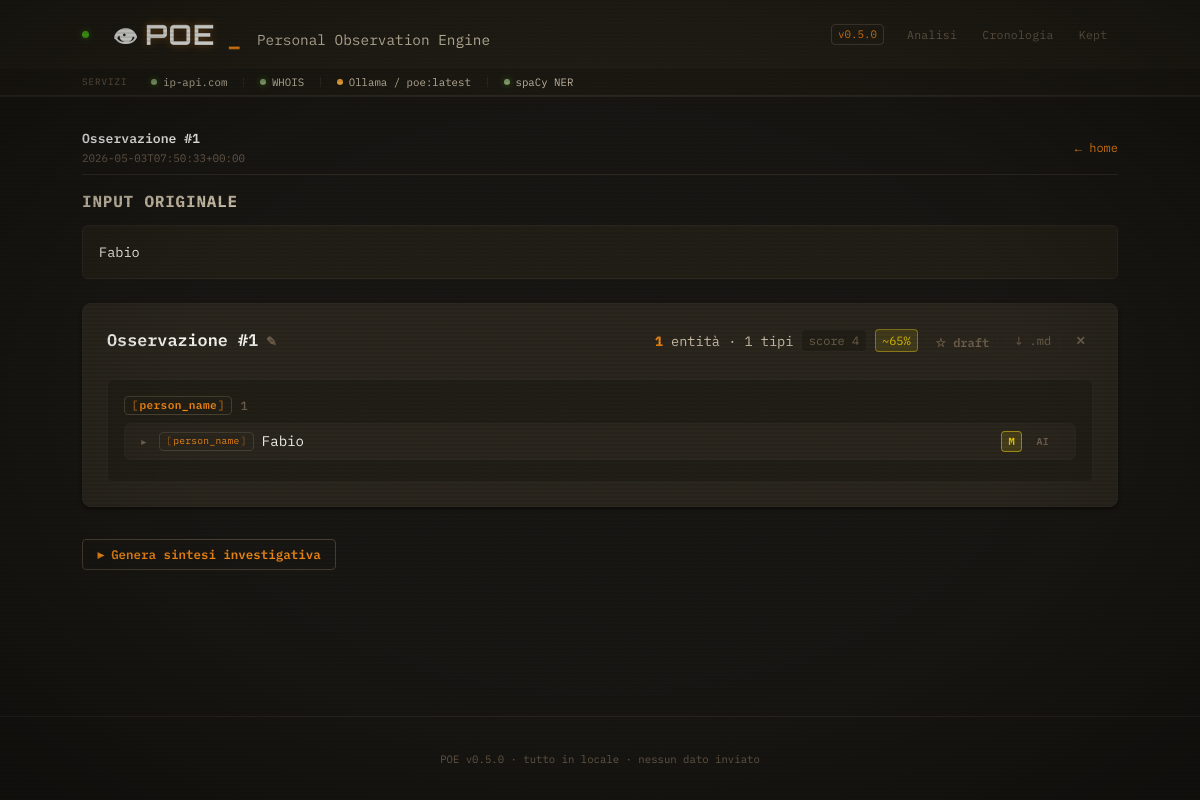
Screenshot of /e/1 with the database file from the repository.
### tables this page shows
CREATE TABLE observations (
                id             INTEGER PRIMARY KEY AUTOINCREMENT,
                timestamp      TEXT NOT NULL,
                raw_input      TEXT NOT NULL,
                entities_json  TEXT NOT NULL
            , kept INTEGER NOT NULL DEFAULT 0, label TEXT, synthesis_text TEXT, synthesis_model TEXT, enrichment_json TEXT);

### app/main.py (the view)
@app.get("/e/{observation_id}", response_class=HTMLResponse)
def detail(request: Request, observation_id: int):
    obs = get_by_id(observation_id)
    if obs is None:
        raise HTTPException(status_code=404, detail="Osservazione non trovata")
    entity_dicts = obs["entities"]
    return templates.TemplateResponse(
        request,
        "detail.html",
        {
            "observation": obs,
            "grouped_entities": group_by_type(entity_dicts),
            "total": len(entity_dicts),
            "score": compute_score(entity_dicts),
            "accuracy": compute_accuracy(entity_dicts),
            "kept": obs.get("kept", False),
            "label": obs.get("label"),
        },
    )

### app/templates/detail.html (shortened to what this page needs)
{% extends "base.html" %}
{% import "_macros.html" as m %}
{% block content %}
<div style="display:flex;align-items:center;justify-content:space-between;margin-bottom:var(--sp-md);padding-bottom:var(--sp-sm);border-bottom:1px solid var(--color-border-subtle);">
    <div>
        <p style="font-family:var(--font-mono);font-size:0.82rem;color:var(--color-text-primary);font-weight:600;margin:0;">
            {{ observation.label if observation.label else 'Osservazione #' ~ observation.id }}
        </p>
        <p style="font-family:var(--font-mono);font-size:0.68rem;color:var(--color-text-muted);margin:0.1rem 0 0;">
            {{ observation.timestamp }}
        </p>
    </div>
    <a href="/" class="back-link" style="font-size:0.75rem;">&#8592; home</a>
</div>
<section class="original-input" aria-labelledby="input-heading">
    <h2 id="input-heading">Input originale</h2>
    <pre>{{ observation.raw_input }}</pre>
</section>
<section aria-labelledby="entities-heading">
    {{ m.render_entities(grouped_entities, observation.id, total, score=score, accuracy=accuracy, kept=kept, label=label, show_export=true) }}
</section>
<section id="synthesis-panel" style="margin-top:var(--sp-xl);">
  {% if observation.synthesis_text %}
    <div class="synthesis-panel-v5">
      <div class="synthesis-header">
        <span class="synthesis-title">&#9656; Sintesi Intelligence</span>
        <span class="synthesis-model">{{ observation.synthesis_model or 'poe:latest' }}</span>
      </div>
      <div class="synthesis-body">{{ observation.synthesis_text }}</div>
    </div>
  {% else %}
    <div style="display:flex;align-items:center;gap:var(--sp-md);">
      <button
        hx-post="/e/{{ observation.id }}/synthesis"
        hx-target="#synthesis-panel"
        hx-swap="outerHTML"
        hx-indicator="#synth-spinner"
        style="background:transparent;color:var(--color-accent-primary);border:1px solid var(--color-border-strong);padding:0.4rem 0.9rem;font-family:var(--font-mono);font-size:0.78rem;border-radius:var(--radius-sm);cursor:pointer;">
        &#9656; Genera sintesi investigativa
      </button>
    </div>
  {% endif %}
</section>
{% endblock %}

### app/templates/base.html (shortened to what this page needs)
<!DOCTYPE html>
<html lang="it">
<head>
    <link rel="stylesheet" href="/static/style.css?v=0.5.1">
</head>
<body>
    <header class="site-header">
        <div class="header-top">
            <div class="brand">
                <a href="/" class="brand-link">
                    <span class="brand-eye" aria-hidden="true">👁</span>
                    <span class="brand-name">POE</span>
                </a>
                <span class="brand-subtitle">Personal Observation Engine</span>
            </div>
            <div style="display:flex;align-items:center;gap:0.75rem;flex-wrap:wrap;">
                <span class="version-badge">v0.5.0</span>
                <nav class="header-nav" aria-label="Navigazione principale">
                    <a href="/" class="nav-link {% block nav_analisi %}{% endblock %}">Analisi</a>
                    <a href="/?view=all" class="nav-link {% block nav_cronologia %}{% endblock %}">Cronologia</a>
                    <a href="/?view=kept" class="nav-link {% block nav_kept %}{% endblock %}">Kept</a>
                </nav>
            </div>
        </div>
        <div class="status-bar-wrapper">
            <div class="status-bar" aria-label="Stato servizi">
                <span class="status-label">Servizi</span>
                <div class="status-items">
                    <div class="status-item">
                        <div class="status-dot online" title="Operativo"></div>
                        <span class="status-name">ip-api.com</span>
                    </div>
                    <div class="status-item">
                        <div class="status-dot online" title="Operativo"></div>
                        <span class="status-name">WHOIS</span>
                    </div>
                    <div class="status-item">
                        <div class="status-dot slow" title="In uso"></div>
                        <span class="status-name">Ollama / poe:latest</span>
                    </div>
                    <div class="status-item">
                        <div class="status-dot online" title="Locale"></div>
                        <span class="status-name">spaCy NER</span>
                    </div>
                </div>
            </div>
        </div>
    </header>
    <main class="site-main">
        {% block content %}{% endblock %}
    </main>
    <footer class="site-footer">
        <small>POE v0.5.0 · tutto in locale · nessun dato inviato</small>
    </footer>
</body>
</html>

### app/templates/_macros.html (shortened to what this page needs)
{% macro render_entities(grouped, observation_id, total, score=0, accuracy=0, kept=false, label=none, show_export=false) %}
<article class="result-card" data-observation-id="{{ observation_id }}">
    <header class="result-header">
        <div class="obs-label-area" id="obs-label-area-{{ observation_id }}">
            <div class="obs-label-display" id="obs-label-display-{{ observation_id }}">
                <span class="obs-title-text">{{ label if label else 'Osservazione #' ~ observation_id }}</span>
                <button type="button"
                        class="label-edit-trigger"
                        data-obs-id="{{ observation_id }}"
                        title="Rinomina osservazione">&#x270E;</button>
            </div>
        </div>
        <div class="result-header-right">
            <span class="meta">
                <strong>{{ total }}</strong> entità
                {% if grouped %}· {{ grouped|length }} tipi{% endif %}
            </span>
            {% if score %}
            <span class="score-badge" data-tooltip="Score = somma confidenze + bonus varietà tipi">score {{ score }}</span>
            {% endif %}
            {% if accuracy %}
            <span class="accuracy-badge conf-accuracy-{{ 'high' if accuracy >= 80 else ('medium' if accuracy >= 55 else 'low') }}"
                  data-tooltip="Media accuratezza stimata delle entità estratte">~{{ accuracy }}%</span>
            {% endif %}
            {{ render_kept_toggle(observation_id, kept) }}
            {% if show_export %}
            <a href="/e/{{ observation_id }}/export.md" class="export-btn" title="Scarica come Markdown">&#8595; .md</a>
            {% endif %}
            <button type="button"
                    class="delete-obs-btn"
                    hx-delete="/e/{{ observation_id }}"
                    hx-target="article.result-card[data-observation-id='{{ observation_id }}']"
                    hx-swap="delete"
                    hx-confirm="Eliminare l'osservazione #{{ observation_id }}? L'azione non è reversibile."
                    {% if show_export %}hx-on::after-request="window.location.href='/'"{% endif %}
                    title="Elimina osservazione"
                    aria-label="Elimina osservazione #{{ observation_id }}">&#x2715;</button>
        </div>
    </header>
    {% if grouped %}
    <div class="entity-groups">
        {% for type, items in grouped.items() %}
        <section class="entity-group" aria-labelledby="group-{{ observation_id }}-{{ type }}">
            <h4 id="group-{{ observation_id }}-{{ type }}">
                <span class="type-badge type-{{ type }}">{{ type }}</span>
                <span class="count">{{ items|length }}</span>
            </h4>
            <div class="entity-list">
                {% for item in items %}
                <div class="entity-card" onclick="toggleCard(this)">
                    <div class="entity-row">
                        <span class="entity-expand-icon" aria-hidden="true">&#9658;</span>
                        <span class="entity-type-badge">{{ type }}</span>
                        <code class="entity-value" title="{{ item.value }}">{{ item.value }}</code>
                        <div class="entity-badges">
                            {% if item.confidence == 'high' %}
                            <span class="conf-badge conf-high" data-tooltip="High · ~90% accuratezza">H</span>
                            {% elif item.confidence == 'low' %}
                            <span class="conf-badge conf-low" data-tooltip="Low · ~35% accuratezza">L</span>
                            {% else %}
                            <span class="conf-badge conf-medium" data-tooltip="Medium · ~65% accuratezza">M</span>
                            {% endif %}
                            <button class="btn-ai" onclick="toggleAI(this, event)" title="Analisi AI">AI</button>
                        </div>
                    </div>
                </div>
                {% endfor %}
            </div>
        </section>
        {% endfor %}
    </div>
    {% else %}
    <p class="no-entities">Nessuna entità OSINT rilevata nel testo.</p>
    {% endif %}
</article>
{% endmacro %}
{% macro render_kept_toggle(observation_id, is_kept) %}
<span id="kept-toggle-{{ observation_id }}">
    <form hx-post="/e/{{ observation_id }}/keep"
          hx-target="#kept-toggle-{{ observation_id }}"
          hx-swap="outerHTML">
        <button type="submit"
                class="kept-btn {% if is_kept %}kept-active{% endif %}"
                aria-pressed="{{ 'true' if is_kept else 'false' }}"
                aria-label="{{ 'Rimuovi da kept' if is_kept else 'Marca come kept' }}">
            {% if is_kept %}&#9733; kept{% else %}&#9734; draft{% endif %}
        </button>
    </form>
</span>
{% endmacro %}

### rows the page displays
observations: id "Osservazione #1", timestamp "2026-05-03T07:50:33+00:00", raw_input "Fabio", type "person_name", value "Fabio"

### other values shown
{{ label if label else 'Osservazione #' ~ observation_id }} "Osservazione #1"
{{ total }} "1"
{{ grouped|length }} "1"
{{ score }} "4"
{{ accuracy }} "65"
{{ type }} "person_name"
{{ items|length }} "1"
